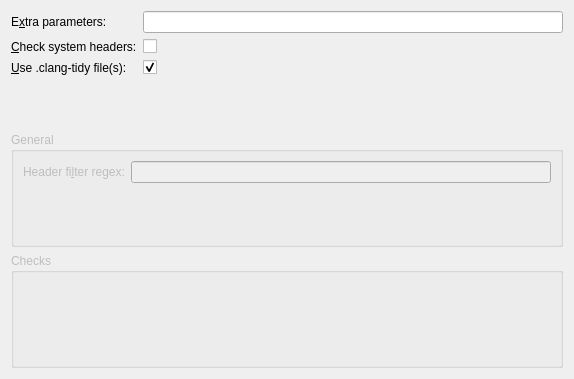
<?xml version="1.0" encoding="UTF-8"?>
<ui version="4.0">
 <class>ClangTidy::ProjectConfigPage</class>
 <widget class="QWidget" name="ClangTidy::ProjectConfigPage">
  <property name="geometry">
   <rect>
    <x>0</x>
    <y>0</y>
    <width>574</width>
    <height>379</height>
   </rect>
  </property>
  <layout class="QVBoxLayout" name="verticalLayout">
   <item>
    <layout class="QFormLayout">
     <item row="0" column="0">
      <widget class="QLabel" name="label">
       <property name="text">
        <string>E&amp;xtra parameters:</string>
       </property>
       <property name="buddy">
        <cstring>kcfg_additionalParameters</cstring>
       </property>
      </widget>
     </item>
     <item row="0" column="1">
      <widget class="QLineEdit" name="kcfg_additionalParameters">
       <property name="toolTip">
        <string>&lt;html&gt;&lt;head/&gt;&lt;body&gt;&lt;p&gt;Additional command line options to pass to clang-tidy.&lt;/p&gt;&lt;/body&gt;&lt;/html&gt;</string>
       </property>
       <property name="clearButtonEnabled">
        <bool>true</bool>
       </property>
      </widget>
     </item>
     <item row="1" column="0">
      <widget class="QLabel">
       <property name="text">
        <string>&amp;Check system headers:</string>
       </property>
       <property name="buddy">
        <cstring>kcfg_checkSystemHeaders</cstring>
       </property>
      </widget>
     </item>
     <item row="1" column="1">
      <widget class="QCheckBox" name="kcfg_checkSystemHeaders"/>
     </item>
     <item row="2" column="0">
      <widget class="QLabel">
       <property name="text">
        <string>&amp;Use .clang-tidy file(s):</string>
       </property>
       <property name="buddy">
        <cstring>kcfg_useConfigFile</cstring>
       </property>
      </widget>
     </item>
     <item row="2" column="1">
      <widget class="QCheckBox" name="kcfg_useConfigFile">
       <property name="checked">
        <bool>true</bool>
       </property>
      </widget>
     </item>
    </layout>
   </item>
   <item>
    <widget class="QGroupBox" name="generalGroupBox">
     <property name="enabled">
      <bool>false</bool>
     </property>
     <property name="title">
      <string>General</string>
     </property>
     <layout class="QFormLayout">
      <item row="0" column="0">
       <widget class="QLabel">
        <property name="text">
         <string>Header fi&amp;lter regex:</string>
        </property>
        <property name="buddy">
         <cstring>kcfg_headerFilter</cstring>
        </property>
       </widget>
      </item>
      <item row="0" column="1">
       <widget class="QLineEdit" name="kcfg_headerFilter">
        <property name="toolTip">
         <string>&lt;html&gt;&lt;head/&gt;&lt;body&gt;&lt;p&gt;Regular expression matching the names of the headers to output diagnostics from. Diagnostics from the main file of each translation unit are always displayed. Can be used together with -line-filter.&lt;/p&gt;&lt;/body&gt;&lt;/html&gt;</string>
        </property>
        <property name="clearButtonEnabled">
         <bool>true</bool>
        </property>
       </widget>
      </item>
     </layout>
    </widget>
   </item>
   <item>
    <widget class="QGroupBox" name="checkListGroupBox">
     <property name="enabled">
      <bool>false</bool>
     </property>
     <property name="title">
      <string>Checks</string>
     </property>
     <layout class="QVBoxLayout">
      <item>
       <widget class="ClangTidy::CheckSelection" name="kcfg_enabledChecks" native="true"/>
      </item>
     </layout>
    </widget>
   </item>
  </layout>
 </widget>
 <customwidgets>
  <customwidget>
   <class>ClangTidy::CheckSelection</class>
   <extends>QWidget</extends>
   <header>config/checkselection.h</header>
  </customwidget>
 </customwidgets>
 <resources/>
 <connections>
  <connection>
   <sender>kcfg_useConfigFile</sender>
   <signal>toggled(bool)</signal>
   <receiver>checkListGroupBox</receiver>
   <slot>setDisabled(bool)</slot>
   <hints>
    <hint type="sourcelabel">
     <x>194</x>
     <y>85</y>
    </hint>
    <hint type="destinationlabel">
     <x>102</x>
     <y>109</y>
    </hint>
   </hints>
  </connection>
  <connection>
   <sender>kcfg_useConfigFile</sender>
   <signal>toggled(bool)</signal>
   <receiver>generalGroupBox</receiver>
   <slot>setDisabled(bool)</slot>
   <hints>
    <hint type="sourcelabel">
     <x>20</x>
     <y>20</y>
    </hint>
    <hint type="destinationlabel">
     <x>20</x>
     <y>20</y>
    </hint>
   </hints>
  </connection>
 </connections>
</ui>
